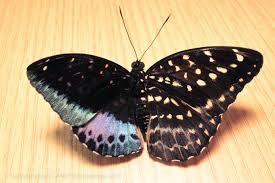
#> input picture b5.jpg, 275 x 183 px, found by its file name
$ jupyter execute difcolorspaces.ipynb
#> lines starting #> are read from the running program, lines starting #| are printed output that depends on the picture
[cell 1]
import cv2
img=cv2.imread("D:\Sadika\\b5.jpg")
#> img is the input picture: shape (183, 275, 3); mean B, G, R 123.8, 158.1, 180.2
gray=cv2.cvtColor(img,cv2.COLOR_BGR2GRAY)
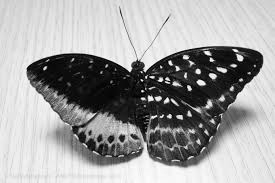
#> gray: shape (183, 275); min 0, max 253, mean 160.8
hsv=cv2.cvtColor(img,cv2.COLOR_BGR2HSV)
#> hsv: shape (183, 275, 3); mean H, S, V 41.2, 85.7, 181.4
lab=cv2.cvtColor(img,cv2.COLOR_BGR2LAB)
#> lab: shape (183, 275, 3); mean of channels 0, 1, 2 164, 131.4, 147.9
hls=cv2.cvtColor(img,cv2.COLOR_BGR2HLS)
#> hls: shape (183, 275, 3); mean of channels 0, 1, 2 41.2, 151.9, 167.8
yuv=cv2.cvtColor(img,cv2.COLOR_BGR2YUV)
#> yuv: shape (183, 275, 3); mean of channels 0, 1, 2 160.8, 109.8, 145
cv2.imshow("GRAY image",gray)
cv2.imshow("HSV image",hsv)
cv2.imshow("LAB image",lab)
cv2.imshow("HLS image",hls)
cv2.imshow("YUV image",yuv)
cv2.waitKey(0)
cv2.destroyAllWindows()


$ run again, with b1.jpg copied over b5.jpg
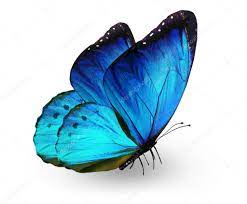
#> input picture b1.jpg, 247 x 204 px, found by its file name
#> img is the input picture: shape (204, 247, 3); mean B, G, R 217.8, 203.6, 175.9
#> `gray=cv2.cvtColor(img,cv2.COLOR_BGR2GRAY)`:
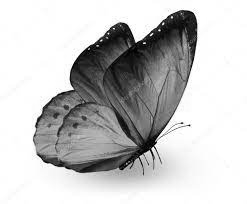
#> gray: shape (204, 247); min 0, max 255, mean 196.9
#> hsv: shape (204, 247, 3); mean H, S, V 40.2, 66.6, 218.7
#> lab: shape (204, 247, 3); mean of channels 0, 1, 2 204.1, 126.3, 118.4
#> hls: shape (204, 247, 3); mean of channels 0, 1, 2 40.2, 197, 73.1
#> yuv: shape (204, 247, 3); mean of channels 0, 1, 2 196.9, 138.3, 109.6

$ run again, with b2.jpg copied over b5.jpg
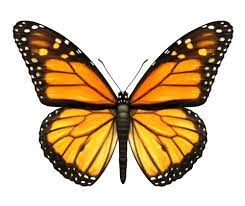
#> input picture b2.jpg, 245 x 206 px, found by its file name
#> img is the input picture: shape (206, 245, 3); mean B, G, R 159.4, 188.1, 208.5
#> `gray=cv2.cvtColor(img,cv2.COLOR_BGR2GRAY)`:
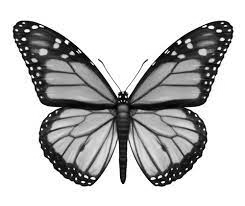
#> gray: shape (206, 245); min 0, max 255, mean 190.9
#> hsv: shape (206, 245, 3); mean H, S, V 15.2, 79.7, 208.7
#> lab: shape (206, 245, 3); mean of channels 0, 1, 2 194.6, 133.7, 144.9
#> hls: shape (206, 245, 3); mean of channels 0, 1, 2 15.2, 184, 94.3
#> yuv: shape (206, 245, 3); mean of channels 0, 1, 2 190.9, 112.5, 143.4

$ run again, with b3.jpg copied over b5.jpg
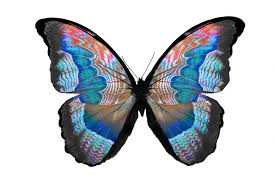
#> input picture b3.jpg, 275 x 183 px, found by its file name
#> img is the input picture: shape (183, 275, 3); mean B, G, R 199.3, 194.2, 189.5
#> `gray=cv2.cvtColor(img,cv2.COLOR_BGR2GRAY)`:
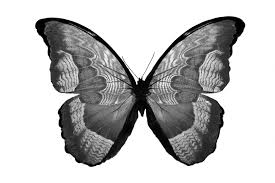
#> gray: shape (183, 275); min 0, max 255, mean 193.4
#> hsv: shape (183, 275, 3); mean H, S, V 28.4, 36.4, 205.2
#> lab: shape (183, 275, 3); mean of channels 0, 1, 2 197, 128.9, 125.3
#> hls: shape (183, 275, 3); mean of channels 0, 1, 2 28.5, 194.3, 36.2
#> yuv: shape (183, 275, 3); mean of channels 0, 1, 2 193.4, 130.9, 124.6
